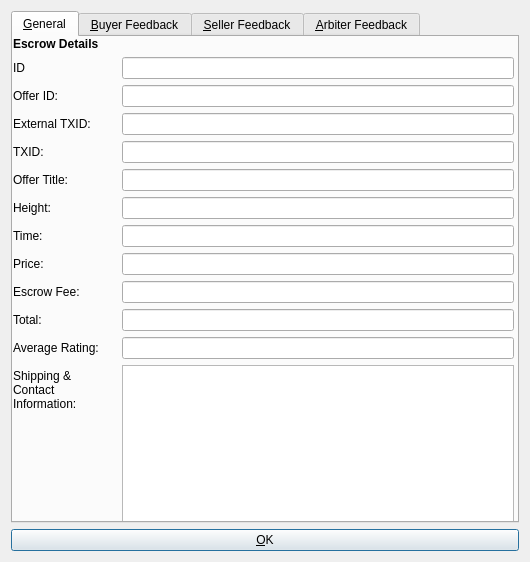
<?xml version="1.0" encoding="UTF-8"?>
<ui version="4.0">
 <class>EscrowInfoDialog</class>
 <widget class="QDialog" name="EscrowInfoDialog">
  <property name="geometry">
   <rect>
    <x>0</x>
    <y>0</y>
    <width>530</width>
    <height>562</height>
   </rect>
  </property>
  <property name="windowTitle">
   <string>Escrow Info</string>
  </property>
  <property name="autoFillBackground">
   <bool>true</bool>
  </property>
  <layout class="QVBoxLayout" name="verticalLayout">
   <item>
    <widget class="QTabWidget" name="escrowinfo">
     <property name="currentIndex">
      <number>0</number>
     </property>
     <widget class="QWidget" name="general">
      <attribute name="title">
       <string>&amp;General</string>
      </attribute>
      <widget class="QWidget" name="layoutWidget">
       <property name="geometry">
        <rect>
         <x>0</x>
         <y>0</y>
         <width>501</width>
         <height>485</height>
        </rect>
       </property>
       <layout class="QFormLayout" name="formLayout">
        <property name="fieldGrowthPolicy">
         <enum>QFormLayout::AllNonFixedFieldsGrow</enum>
        </property>
        <item row="0" column="0">
         <widget class="QLabel" name="label_3">
          <property name="font">
           <font>
            <weight>75</weight>
            <bold>true</bold>
           </font>
          </property>
          <property name="text">
           <string>Escrow Details</string>
          </property>
         </widget>
        </item>
        <item row="1" column="0">
         <widget class="QLabel" name="label_2">
          <property name="text">
           <string>ID</string>
          </property>
         </widget>
        </item>
        <item row="1" column="1">
         <widget class="QLineEdit" name="guidEdit"/>
        </item>
        <item row="2" column="0">
         <widget class="QLabel" name="linkGUIDLabel">
          <property name="text">
           <string>Offer ID:</string>
          </property>
         </widget>
        </item>
        <item row="2" column="1">
         <widget class="QLineEdit" name="offerEdit"/>
        </item>
        <item row="4" column="0">
         <widget class="QLabel" name="label_4">
          <property name="text">
           <string>TXID:</string>
          </property>
         </widget>
        </item>
        <item row="4" column="1">
         <widget class="QLineEdit" name="txidEdit">
          <property name="enabled">
           <bool>true</bool>
          </property>
         </widget>
        </item>
        <item row="5" column="0">
         <widget class="QLabel" name="label_14">
          <property name="text">
           <string>Offer Title:</string>
          </property>
         </widget>
        </item>
        <item row="5" column="1">
         <widget class="QLineEdit" name="titleEdit"/>
        </item>
        <item row="6" column="0">
         <widget class="QLabel" name="label_6">
          <property name="text">
           <string>Height:</string>
          </property>
         </widget>
        </item>
        <item row="6" column="1">
         <widget class="QLineEdit" name="heightEdit">
          <property name="enabled">
           <bool>true</bool>
          </property>
         </widget>
        </item>
        <item row="7" column="0">
         <widget class="QLabel" name="label_5">
          <property name="text">
           <string>Time:</string>
          </property>
         </widget>
        </item>
        <item row="7" column="1">
         <widget class="QLineEdit" name="timeEdit">
          <property name="enabled">
           <bool>true</bool>
          </property>
         </widget>
        </item>
        <item row="8" column="0">
         <widget class="QLabel" name="label_7">
          <property name="text">
           <string>Price:</string>
          </property>
         </widget>
        </item>
        <item row="8" column="1">
         <widget class="QLineEdit" name="priceEdit">
          <property name="enabled">
           <bool>true</bool>
          </property>
         </widget>
        </item>
        <item row="9" column="0">
         <widget class="QLabel" name="commissionLabel">
          <property name="text">
           <string>Escrow Fee:</string>
          </property>
         </widget>
        </item>
        <item row="9" column="1">
         <widget class="QLineEdit" name="feeEdit"/>
        </item>
        <item row="10" column="0">
         <widget class="QLabel" name="label_9">
          <property name="text">
           <string>Total:</string>
          </property>
         </widget>
        </item>
        <item row="10" column="1">
         <widget class="QLineEdit" name="totalEdit">
          <property name="enabled">
           <bool>true</bool>
          </property>
         </widget>
        </item>
        <item row="11" column="0">
         <widget class="QLabel" name="ratingLabel">
          <property name="text">
           <string>Average Rating:</string>
          </property>
         </widget>
        </item>
        <item row="11" column="1">
         <widget class="QLineEdit" name="ratingEdit"/>
        </item>
        <item row="13" column="0">
         <widget class="QLabel" name="label_11">
          <property name="text">
           <string>Shipping &amp; Contact Information:</string>
          </property>
          <property name="wordWrap">
           <bool>true</bool>
          </property>
         </widget>
        </item>
        <item row="13" column="1">
         <widget class="QTextEdit" name="paymessageEdit">
          <property name="enabled">
           <bool>true</bool>
          </property>
         </widget>
        </item>
        <item row="3" column="0">
         <widget class="QLabel" name="exttxidLabel">
          <property name="text">
           <string>External TXID:</string>
          </property>
         </widget>
        </item>
        <item row="3" column="1">
         <widget class="QLineEdit" name="exttxidEdit"/>
        </item>
       </layout>
      </widget>
     </widget>
     <widget class="QWidget" name="buyerFeedback">
      <attribute name="title">
       <string>&amp;Buyer Feedback</string>
      </attribute>
      <widget class="QScrollArea" name="scrollArea">
       <property name="geometry">
        <rect>
         <x>0</x>
         <y>0</y>
         <width>501</width>
         <height>481</height>
        </rect>
       </property>
       <property name="verticalScrollBarPolicy">
        <enum>Qt::ScrollBarAsNeeded</enum>
       </property>
       <property name="horizontalScrollBarPolicy">
        <enum>Qt::ScrollBarAlwaysOff</enum>
       </property>
       <property name="widgetResizable">
        <bool>true</bool>
       </property>
       <widget class="QWidget" name="scrollAreaWidgetContents">
        <property name="geometry">
         <rect>
          <x>0</x>
          <y>0</y>
          <width>497</width>
          <height>477</height>
         </rect>
        </property>
        <layout class="QVBoxLayout" name="verticalLayout_3">
         <item>
          <layout class="QVBoxLayout" name="buyerFeedbackLayout">
           <property name="sizeConstraint">
            <enum>QLayout::SetMinAndMaxSize</enum>
           </property>
          </layout>
         </item>
        </layout>
       </widget>
      </widget>
     </widget>
     <widget class="QWidget" name="sellerFeedback">
      <attribute name="title">
       <string>&amp;Seller Feedback</string>
      </attribute>
      <widget class="QScrollArea" name="scrollArea_2">
       <property name="geometry">
        <rect>
         <x>0</x>
         <y>0</y>
         <width>501</width>
         <height>481</height>
        </rect>
       </property>
       <property name="verticalScrollBarPolicy">
        <enum>Qt::ScrollBarAsNeeded</enum>
       </property>
       <property name="horizontalScrollBarPolicy">
        <enum>Qt::ScrollBarAlwaysOff</enum>
       </property>
       <property name="widgetResizable">
        <bool>true</bool>
       </property>
       <widget class="QWidget" name="scrollAreaWidgetContents_3">
        <property name="geometry">
         <rect>
          <x>0</x>
          <y>0</y>
          <width>497</width>
          <height>477</height>
         </rect>
        </property>
        <layout class="QVBoxLayout" name="verticalLayout_4">
         <item>
          <layout class="QVBoxLayout" name="sellerFeedbackLayout">
           <property name="sizeConstraint">
            <enum>QLayout::SetMinAndMaxSize</enum>
           </property>
          </layout>
         </item>
        </layout>
       </widget>
      </widget>
     </widget>
     <widget class="QWidget" name="arbiterFeedback">
      <attribute name="title">
       <string>&amp;Arbiter Feedback</string>
      </attribute>
      <widget class="QScrollArea" name="scrollArea_3">
       <property name="geometry">
        <rect>
         <x>0</x>
         <y>0</y>
         <width>501</width>
         <height>481</height>
        </rect>
       </property>
       <property name="verticalScrollBarPolicy">
        <enum>Qt::ScrollBarAsNeeded</enum>
       </property>
       <property name="horizontalScrollBarPolicy">
        <enum>Qt::ScrollBarAlwaysOff</enum>
       </property>
       <property name="widgetResizable">
        <bool>true</bool>
       </property>
       <widget class="QWidget" name="scrollAreaWidgetContents_8">
        <property name="geometry">
         <rect>
          <x>0</x>
          <y>0</y>
          <width>497</width>
          <height>477</height>
         </rect>
        </property>
        <layout class="QVBoxLayout" name="verticalLayout_5">
         <item>
          <layout class="QVBoxLayout" name="arbiterFeedbackLayout">
           <property name="sizeConstraint">
            <enum>QLayout::SetMinAndMaxSize</enum>
           </property>
          </layout>
         </item>
        </layout>
       </widget>
      </widget>
     </widget>
    </widget>
   </item>
   <item>
    <widget class="QPushButton" name="okButton">
     <property name="text">
      <string>&amp;OK</string>
     </property>
    </widget>
   </item>
  </layout>
 </widget>
 <resources>
  <include location="../syscoin.qrc"/>
 </resources>
 <connections/>
</ui>
